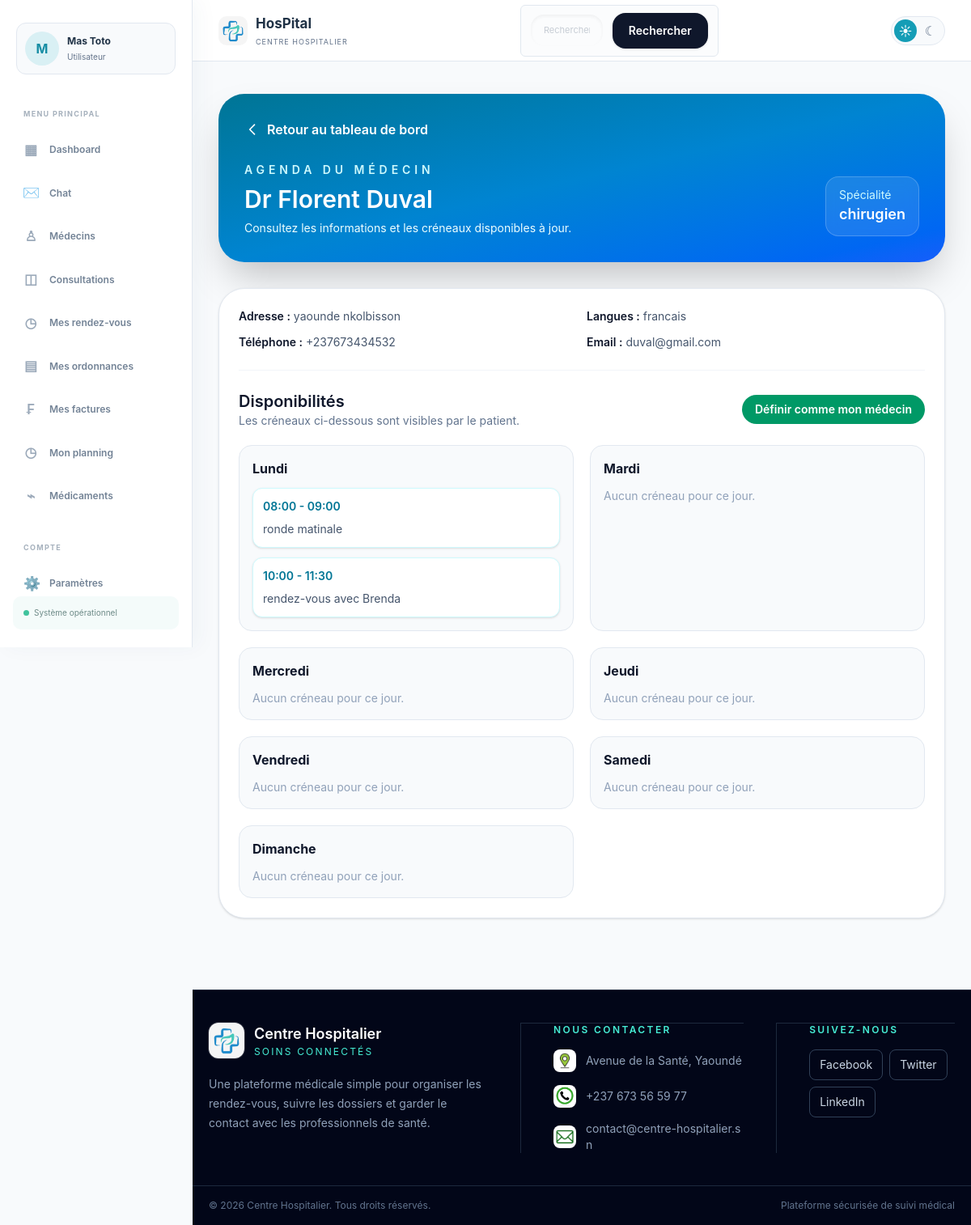
Screenshot of /planning/medecin/3/ (signed in) with the database file from the repository.
### hopital/models.py (models this page shows, shortened)
class CustomUser(AbstractUser):
    ROLE_CHOICES = [
        ('user', 'Utilisateur'),
        ('medecin', 'Medecin'),
        ('admin', 'Administrateur'),
        ('secretaire', 'Secretaire'),
    ]
    role = models.CharField(max_length=20, choices=ROLE_CHOICES, default='user')
    nom = models.CharField(max_length=100, blank=True, null=True)
    prenom = models.CharField(max_length=100, blank=True, null=True)
    sexe = models.CharField(max_length=10, blank=True, null=True)
    telephone = models.CharField(max_length=20, blank=True, null=True)
    adresse = models.CharField(max_length=255, blank=True, default='')
    specialite = models.CharField(max_length=100, blank=True, default='')
    langues = models.CharField(max_length=255, blank=True, default='')
    photo_profil = models.ImageField(upload_to='profils/', blank=True, null=True)
    date_naissance = models.DateField(blank=True, null=True)
    medecin_traitant = models.ForeignKey(
        'self',
        on_delete=models.SET_NULL,
        null=True,
        blank=True,
        related_name='patients_suivis'
    )

class EmploiTempsMedecin(models.Model):
    JOUR_CHOICES = [
        ('lundi', 'Lundi'),
        ('mardi', 'Mardi'),
        ('mercredi', 'Mercredi'),
        ('jeudi', 'Jeudi'),
        ('vendredi', 'Vendredi'),
        ('samedi', 'Samedi'),
        ('dimanche', 'Dimanche'),
    ]
    medecin = models.ForeignKey(CustomUser, on_delete=models.CASCADE, related_name='emplois_du_temps')
    jour = models.CharField(max_length=10, choices=JOUR_CHOICES)
    heure_debut = models.TimeField()
    heure_fin = models.TimeField()
    description = models.CharField(max_length=255, blank=True, null=True)
    date_creation = models.DateTimeField(auto_now_add=True)
    class Meta:
        ordering = ['jour', 'heure_debut']

### hopital/views.py (the view)
# urls.py: path('planning/medecin/<int:doctor_id>/', view_doctor_planning, name='view_doctor_planning'),
@login_required
def view_doctor_planning(request, doctor_id):
    doctor = CustomUser.objects.filter(pk=doctor_id, role='medecin').first()
    if not doctor:
        return redirect('hboard')
    planning_items = EmploiTempsMedecin.objects.filter(medecin=doctor).order_by('jour', 'heure_debut')
    planning_by_day = []
    for day_value, day_label in EmploiTempsMedecin.JOUR_CHOICES:
        day_items = planning_items.filter(jour=day_value)
        planning_by_day.append({
            'value': day_value,
            'label': day_label,
            'items': day_items,
        })
    assign_message = None
    assign_errors = []
    if request.method == 'POST':
        action = request.POST.get('action')
        if action == 'assign_doctor':
            request.user.medecin_traitant = doctor
            request.user.save(update_fields=['medecin_traitant'])
            assign_message = f"{doctor.prenom or doctor.username} {doctor.nom or ''} a été défini comme votre médecin."
    return render(request, 'view-doctor-planning.html', {
        'doctor': doctor,
        'planning_items': planning_items,
        'planning_by_day': planning_by_day,
        'assign_message': assign_message,
        'assign_errors': assign_errors,
    })

### hopital/templates/view-doctor-planning.html (shortened to what this page needs)
{% load static %}
<!DOCTYPE html>
<html lang="fr">
<head>
    <link rel="stylesheet" href="{% static 'css/hboard.css' %}">
    <script src="https://cdn.jsdelivr.net/npm/@tailwindcss/browser@4"></script>
    <link href="./output.css" rel="stylesheet">
</head>
<body class="min-h-screen bg-slate-50 text-slate-800">
    {% include 'header.html' %}
    <main class="mx-auto max-w-6xl px-6 py-10 lg:px-8">
        <section class="rounded-[2rem] bg-gradient-to-br from-cyan-700 via-sky-600 to-blue-600 p-8 text-white shadow-2xl">
            <div class="mb-6">
                <a href="{% url 'hboard' %}" class="inline-flex items-center gap-2 text-white hover:text-sky-100 font-semibold">
                    <svg class="w-5 h-5" fill="none" stroke="currentColor" viewBox="0 0 24 24">
                        <path stroke-linecap="round" stroke-linejoin="round" stroke-width="2" d="M15 19l-7-7 7-7"></path>
                    </svg>
                    Retour au tableau de bord
                </a>
            </div>
            <div class="flex flex-col gap-4 lg:flex-row lg:items-end lg:justify-between">
                <div>
                    <p class="text-sm font-semibold uppercase tracking-[0.35em] text-cyan-100">Agenda du médecin</p>
                    <h1 class="mt-2 text-3xl font-semibold">Dr {{ doctor.prenom|default:'' }} {{ doctor.nom|default:'' }}</h1>
                    <p class="mt-2 max-w-2xl text-sm text-cyan-50">Consultez les informations et les créneaux disponibles à jour.</p>
                </div>
                <div class="rounded-2xl border border-white/20 bg-white/10 px-4 py-3 backdrop-blur">
                    <p class="text-sm text-cyan-100">Spécialité</p>
                    <p class="text-lg font-semibold">{{ doctor.specialite|default:'Médecin' }}</p>
                </div>
            </div>
        </section>
        <section class="mt-8 rounded-[2rem] border border-slate-200 bg-white p-6 shadow-sm">
            <div class="mb-6 grid gap-3 border-b border-slate-100 pb-6 text-sm text-slate-600 sm:grid-cols-2 lg:grid-cols-4">
                <p><span class="font-semibold text-slate-900">Adresse :</span> {{ doctor.adresse|default:'Non renseignée' }}</p>
                <p><span class="font-semibold text-slate-900">Langues :</span> {{ doctor.langues|default:'Non renseignées' }}</p>
                <p><span class="font-semibold text-slate-900">Téléphone :</span> {{ doctor.telephone|default:'Non renseigné' }}</p>
                <p><span class="font-semibold text-slate-900">Email :</span> {{ doctor.email|default:'Non renseigné' }}</p>
            </div>
            <div class="mb-5 flex flex-col gap-3 sm:flex-row sm:items-center sm:justify-between">
                <div>
                    <h2 class="text-xl font-semibold text-slate-900">Disponibilités</h2>
                    <p class="text-sm text-slate-500">Les créneaux ci-dessous sont visibles par le patient.</p>
                </div>
                {% if request.user.role == 'patient' or request.user.role == 'user' %}
                <form method="post">
                    <button type="submit" class="rounded-full bg-emerald-600 px-4 py-2 text-sm font-semibold text-white transition hover:bg-emerald-700">
                        Définir comme mon médecin
                    </button>
                </form>
                {% endif %}
            </div>
            {% if planning_items %}
                <div class="grid gap-5 md:grid-cols-2 xl:grid-cols-3">
                    {% for day in planning_by_day %}
                    <div class="rounded-2xl border border-slate-200 bg-slate-50 p-4">
                        <h3 class="mb-3 text-base font-bold text-slate-900">{{ day.label }}</h3>
                        {% if day.items %}
                            <div class="space-y-3">
                                {% for slot in day.items %}
                                <div class="rounded-xl border border-cyan-100 bg-white p-3 shadow-sm">
                                    <div class="flex items-center justify-between gap-2">
                                        <span class="text-sm font-semibold text-cyan-700">{{ slot.heure_debut|time:'H:i' }} - {{ slot.heure_fin|time:'H:i' }}</span>
                                    </div>
                                    {% if slot.description %}
                                    <p class="mt-2 text-sm text-slate-600">{{ slot.description }}</p>
                                    {% else %}
                                    <p class="mt-2 text-sm text-slate-500">Consultation disponible</p>
                                    {% endif %}
                                </div>
                                {% endfor %}
                            </div>
                        {% else %}
                            <p class="text-sm text-slate-400">Aucun créneau pour ce jour.</p>
                        {% endif %}
                    </div>
                    {% endfor %}
                </div>
            {% else %}
                <div class="rounded-2xl border border-dashed border-slate-300 bg-slate-50 p-8 text-center text-slate-500">
                    <p class="text-base font-semibold text-slate-700">Aucun créneau enregistré</p>
                    <p class="mt-2 text-sm">Ce médecin n’a pas encore ajouté son emploi du temps.</p>
                </div>
            {% endif %}
        </section>
    </main>
    {% include 'footer.html' %}
</body>
</html>

### hopital/templates/header.html (shortened to what this page needs)
{% load static %}
<aside class="app-sidebar" id="app-sidebar" data-app-sidebar>
    <a href="{% url 'parametres' %}" class="sidebar-profile">
        {% if request.user.photo_profil %}
            <img src="{{ request.user.photo_profil.url }}" alt="Photo de {{ request.user.prenom|default:request.user.username }}">
        {% else %}
            <span class="sidebar-profile-fallback">{{ request.user.prenom|default:request.user.username|first|upper }}</span>
        {% endif %}
        <span class="sidebar-profile-info"><strong>{{ request.user.prenom|default:'' }} {{ request.user.nom|default:'' }}</strong><small>{{ request.user.get_role_display|default:'Utilisateur' }}</small></span>
    </a>
    <nav class="app-sidebar-nav" aria-label="Navigation principale">
        <p class="app-nav-label">Menu principal</p>
        <a class="app-nav-link {% if request.resolver_match.url_name == 'hboard' %}is-active{% endif %}" href="{% url 'hboard' %}"><span aria-hidden="true">▦</span>Dashboard</a>
        <a class="app-nav-link chat-nav-link " href="{% url 'chat_inbox' %}"><span class="chat-icon" aria-hidden="true">✉</span><span class="app-nav-link-label">Chat</span></a>
        <a class="app-nav-link {% if request.resolver_match.url_name == 'medecin-list' %}is-active{% endif %}" href="{% url 'medecin-list' %}"><span aria-hidden="true">♙</span>Médecins</a>
        <a class="app-nav-link " href="{% if request.user.role == 'medecin' %}{% url 'medecin_consultation' %}{% elif request.user.role == 'user' or request.user.role == 'patient' %}{% url 'patient_consultation' %}{% else %}{% url 'staff_consultations' %}{% endif %}"><span aria-hidden="true">◫</span>Consultations</a>
        {% if request.user.role == 'user' or request.user.role == 'patient' %}
        <a class="app-nav-link {% if request.resolver_match.url_name == 'patient_rendez_vous' %}is-active{% endif %}" href="{% url 'patient_rendez_vous' %}"><span aria-hidden="true">◷</span>Mes rendez-vous</a>
        <a class="app-nav-link {% if request.resolver_match.url_name == 'patient_ordonnances' %}is-active{% endif %}" href="{% url 'patient_ordonnances' %}"><span aria-hidden="true">▤</span>Mes ordonnances</a>
        <a class="app-nav-link {% if request.resolver_match.url_name == 'patient_factures' %}is-active{% endif %}" href="{% url 'patient_factures' %}"><span aria-hidden="true">₣</span>Mes factures</a>
        {% endif %}
        <a class="app-nav-link {% if request.resolver_match.url_name == 'medecin_planning' %}is-active{% endif %}" href="{% if request.user.role == 'medecin' %}{% url 'medecin_planning' %}{% else %}{% url 'medecin-list' %}{% endif %}"><span aria-hidden="true">◷</span>Mon planning</a>
        <a class="app-nav-link {% if request.resolver_match.url_name == 'stock_medicaments' %}is-active{% endif %}" href="{% url 'stock_medicaments' %}"><span aria-hidden="true">⌁</span>Médicaments</a>
        <p class="app-nav-label app-nav-label-spaced">Compte</p>
        <a class="app-nav-link {% if request.resolver_match.url_name == 'parametres' %}is-active{% endif %}" href="{% url 'parametres' %}"><span aria-hidden="true">⚙</span>Paramètres</a>
    </nav>
    <div class="app-sidebar-footer"><span></span>Système opérationnel</div>
</aside>
<header class="app-header">
    <nav class="app-header-nav">
        <a href="{% url 'hboard' %}" class="app-header-brand">
            <img src="{% static 'images/hos.png' %}" alt="Logo HosPital" class="app-header-logo">
            <span><strong>HosPital</strong><small>Centre hospitalier</small></span>
        </a>
        <div class="search-box">
                <form method="get" action="{% url 'hboard' %}" title="saisissez le nom de l'utilisateur" class="flex flex-col gap-3 sm:flex-row sm:items-center">
                    <div class="relative w-full">
                        <input type="text" name="q" value="{{ search_results.query|default:'' }}" placeholder="Rechercher un patient, un médecin, une consultation ou une chambre" class="w-full rounded-2xl border border-slate-200 bg-slate-50 px-4 py-3 text-sm text-slate-800 shadow-inner outline-none transition focus:border-cyan-500 focus:bg-white focus:ring-4 focus:ring-cyan-100">
                    </div>
                    <button type="submit" class="rounded-2xl bg-slate-900 px-5 py-3 text-sm font-semibold text-white shadow-sm transition hover:bg-slate-700">Rechercher</button>
                </form>
            </div>
        <div class="app-header-actions">
            <div class="theme-switcher" role="group" aria-label="Choisir le thème">
                <button type="button" class="theme-button" data-theme-choice="light" aria-label="Activer le thème clair" title="Thème clair">☀</button>
                <button type="button" class="theme-button" data-theme-choice="dark" aria-label="Activer le thème sombre" title="Thème sombre">☾</button>
            </div>
        </div>
    </nav>
</header>

### rows the page displays
CustomUser: user.prenom|first "M", user.prenom "Mas", user.nom "Toto", user.role "Utilisateur"
CustomUser: prenom "Florent", nom "Duval", specialite "chirugien", adresse "yaounde nkolbisson", langues "francais", telephone "+237673434532", email "duval@gmail.com"
EmploiTempsMedecin: heure_debut "08:00", heure_fin "09:00", description "ronde matinale"
EmploiTempsMedecin: heure_debut "10:00", heure_fin "11:30", description "rendez-vous avec Brenda"

### other values shown
{{ day.label }} "Lundi" "Mardi" "Mercredi" "Jeudi" "Vendredi" "Samedi" "Dimanche"
